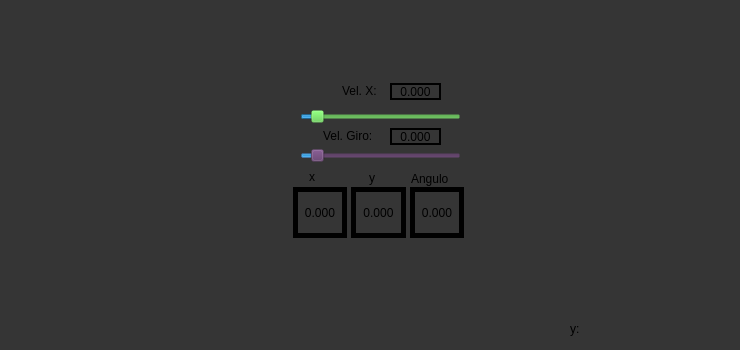
<?xml version="1.0" encoding="UTF-8"?>
<ui version="4.0">
 <class>MainWindowDesign</class>
 <widget class="QMainWindow" name="MainWindowDesign">
  <property name="geometry">
   <rect>
    <x>0</x>
    <y>0</y>
    <width>740</width>
    <height>350</height>
   </rect>
  </property>
  <property name="minimumSize">
   <size>
    <width>740</width>
    <height>350</height>
   </size>
  </property>
  <property name="maximumSize">
   <size>
    <width>740</width>
    <height>350</height>
   </size>
  </property>
  <property name="windowTitle">
   <string>QRosApp</string>
  </property>
  <property name="windowIcon">
   <iconset resource="../resources/button.qrc">
    <normaloff>:/images/joystick_play.png</normaloff>:/images/joystick_play.png</iconset>
  </property>
  <property name="styleSheet">
   <string notr="true">background-color: rgb(53, 53, 53);</string>
  </property>
  <property name="locale">
   <locale language="English" country="Australia"/>
  </property>
  <widget class="QWidget" name="centralwidget">
   <widget class="QLabel" name="label">
    <property name="geometry">
     <rect>
      <x>309</x>
      <y>168</y>
      <width>16</width>
      <height>17</height>
     </rect>
    </property>
    <property name="styleSheet">
     <string notr="true">background-color: rgb(0, 0, 0,0);
font: 57 11pt &quot;Ubuntu&quot;;
color: rgb(0, 0, 0);</string>
    </property>
    <property name="text">
     <string>x</string>
    </property>
   </widget>
   <widget class="QLabel" name="label_2">
    <property name="geometry">
     <rect>
      <x>570</x>
      <y>320</y>
      <width>16</width>
      <height>17</height>
     </rect>
    </property>
    <property name="styleSheet">
     <string notr="true">background-color: rgb(0, 0, 0,0);
color: rgb(0, 0, 0);</string>
    </property>
    <property name="text">
     <string>y:</string>
    </property>
   </widget>
   <widget class="QLabel" name="joystick_img">
    <property name="geometry">
     <rect>
      <x>9</x>
      <y>9</y>
      <width>729</width>
      <height>343</height>
     </rect>
    </property>
    <property name="text">
     <string/>
    </property>
    <property name="pixmap">
     <pixmap resource="../resources/button.qrc">:/images/joystick_play.png</pixmap>
    </property>
    <property name="alignment">
     <set>Qt::AlignCenter</set>
    </property>
   </widget>
   <widget class="QLabel" name="label_3">
    <property name="geometry">
     <rect>
      <x>369</x>
      <y>169</y>
      <width>16</width>
      <height>17</height>
     </rect>
    </property>
    <property name="styleSheet">
     <string notr="true">background-color: rgb(0, 0, 0,0);
font: 57 11pt &quot;Ubuntu&quot;;
color: rgb(0, 0, 0);</string>
    </property>
    <property name="text">
     <string>y</string>
    </property>
   </widget>
   <widget class="QLabel" name="label_4">
    <property name="geometry">
     <rect>
      <x>411</x>
      <y>170</y>
      <width>61</width>
      <height>17</height>
     </rect>
    </property>
    <property name="styleSheet">
     <string notr="true">background-color: rgb(0, 0, 0,0);
font: 57 11pt &quot;Ubuntu&quot;;
color: rgb(0, 0, 0);</string>
    </property>
    <property name="text">
     <string>Angulo</string>
    </property>
   </widget>
   <widget class="QPushButton" name="go_forward">
    <property name="geometry">
     <rect>
      <x>144</x>
      <y>113</y>
      <width>51</width>
      <height>51</height>
     </rect>
    </property>
    <property name="autoFillBackground">
     <bool>false</bool>
    </property>
    <property name="styleSheet">
     <string notr="true">background-color: rgba(255,255,255,0);</string>
    </property>
    <property name="text">
     <string/>
    </property>
    <property name="icon">
     <iconset resource="../resources/button.qrc">
      <normaloff>:/images/logo_button_up.png</normaloff>:/images/logo_button_up.png</iconset>
    </property>
    <property name="iconSize">
     <size>
      <width>51</width>
      <height>51</height>
     </size>
    </property>
    <property name="flat">
     <bool>true</bool>
    </property>
   </widget>
   <widget class="QPushButton" name="go_right">
    <property name="geometry">
     <rect>
      <x>184</x>
      <y>154</y>
      <width>51</width>
      <height>51</height>
     </rect>
    </property>
    <property name="autoFillBackground">
     <bool>false</bool>
    </property>
    <property name="styleSheet">
     <string notr="true">background-color: rgba(255,255,255,0);</string>
    </property>
    <property name="text">
     <string/>
    </property>
    <property name="icon">
     <iconset resource="../resources/button.qrc">
      <normaloff>:/images/logo_button_right.png</normaloff>:/images/logo_button_right.png</iconset>
    </property>
    <property name="iconSize">
     <size>
      <width>51</width>
      <height>51</height>
     </size>
    </property>
    <property name="flat">
     <bool>true</bool>
    </property>
   </widget>
   <widget class="QPushButton" name="go_left">
    <property name="geometry">
     <rect>
      <x>105</x>
      <y>153</y>
      <width>51</width>
      <height>51</height>
     </rect>
    </property>
    <property name="autoFillBackground">
     <bool>false</bool>
    </property>
    <property name="styleSheet">
     <string notr="true">background-color: rgba(255,255,255,0);</string>
    </property>
    <property name="text">
     <string/>
    </property>
    <property name="icon">
     <iconset resource="../resources/button.qrc">
      <normaloff>:/images/logo_button_left.png</normaloff>:/images/logo_button_left.png</iconset>
    </property>
    <property name="iconSize">
     <size>
      <width>51</width>
      <height>51</height>
     </size>
    </property>
    <property name="flat">
     <bool>true</bool>
    </property>
   </widget>
   <widget class="QPushButton" name="go_back">
    <property name="geometry">
     <rect>
      <x>145</x>
      <y>193</y>
      <width>51</width>
      <height>51</height>
     </rect>
    </property>
    <property name="autoFillBackground">
     <bool>false</bool>
    </property>
    <property name="styleSheet">
     <string notr="true">background-color: rgba(255,255,255,0);</string>
    </property>
    <property name="text">
     <string/>
    </property>
    <property name="icon">
     <iconset resource="../resources/button.qrc">
      <normaloff>:/images/logo_button_down.png</normaloff>:/images/logo_button_down.png</iconset>
    </property>
    <property name="iconSize">
     <size>
      <width>51</width>
      <height>51</height>
     </size>
    </property>
    <property name="flat">
     <bool>true</bool>
    </property>
   </widget>
   <widget class="QLabel" name="y_label">
    <property name="geometry">
     <rect>
      <x>351</x>
      <y>187</y>
      <width>55</width>
      <height>51</height>
     </rect>
    </property>
    <property name="styleSheet">
     <string notr="true">color:rgb(0, 0, 0);
background-color: rgb(53, 53, 53);</string>
    </property>
    <property name="frameShape">
     <enum>QFrame::Box</enum>
    </property>
    <property name="lineWidth">
     <number>5</number>
    </property>
    <property name="text">
     <string>0.000</string>
    </property>
    <property name="alignment">
     <set>Qt::AlignCenter</set>
    </property>
   </widget>
   <widget class="QLabel" name="o_label">
    <property name="geometry">
     <rect>
      <x>410</x>
      <y>187</y>
      <width>54</width>
      <height>51</height>
     </rect>
    </property>
    <property name="styleSheet">
     <string notr="true">color:rgb(0, 0, 0);
background-color: rgb(53, 53, 53);</string>
    </property>
    <property name="frameShape">
     <enum>QFrame::Box</enum>
    </property>
    <property name="lineWidth">
     <number>5</number>
    </property>
    <property name="text">
     <string>0.000</string>
    </property>
    <property name="alignment">
     <set>Qt::AlignCenter</set>
    </property>
   </widget>
   <widget class="QLabel" name="x_label">
    <property name="geometry">
     <rect>
      <x>293</x>
      <y>187</y>
      <width>54</width>
      <height>51</height>
     </rect>
    </property>
    <property name="styleSheet">
     <string notr="true">color:rgb(0, 0, 0);
background-color: rgb(53, 53, 53);</string>
    </property>
    <property name="frameShape">
     <enum>QFrame::Box</enum>
    </property>
    <property name="lineWidth">
     <number>5</number>
    </property>
    <property name="text">
     <string>0.000</string>
    </property>
    <property name="alignment">
     <set>Qt::AlignCenter</set>
    </property>
   </widget>
   <widget class="QLabel" name="label_5">
    <property name="geometry">
     <rect>
      <x>342</x>
      <y>82</y>
      <width>51</width>
      <height>17</height>
     </rect>
    </property>
    <property name="styleSheet">
     <string notr="true">background-color: rgb(0, 0, 0,0);
color: rgb(0, 0, 0);</string>
    </property>
    <property name="text">
     <string>Vel. X:</string>
    </property>
   </widget>
   <widget class="QPushButton" name="pause">
    <property name="geometry">
     <rect>
      <x>145</x>
      <y>153</y>
      <width>51</width>
      <height>51</height>
     </rect>
    </property>
    <property name="autoFillBackground">
     <bool>false</bool>
    </property>
    <property name="styleSheet">
     <string notr="true">background-color: rgba(255,255,255,0);</string>
    </property>
    <property name="text">
     <string/>
    </property>
    <property name="icon">
     <iconset resource="../resources/button.qrc">
      <normaloff>:/images/pause.png</normaloff>:/images/pause.png</iconset>
    </property>
    <property name="iconSize">
     <size>
      <width>42</width>
      <height>42</height>
     </size>
    </property>
    <property name="flat">
     <bool>true</bool>
    </property>
   </widget>
   <widget class="QSlider" name="x_speed">
    <property name="geometry">
     <rect>
      <x>300</x>
      <y>102</y>
      <width>161</width>
      <height>21</height>
     </rect>
    </property>
    <property name="cursor">
     <cursorShape>ArrowCursor</cursorShape>
    </property>
    <property name="styleSheet">
     <string notr="true">color: rgb(78, 154, 6);
background-color: rgba(79, 191, 64, 0);
selection-color: rgb(78, 154, 6);</string>
    </property>
    <property name="maximum">
     <number>30</number>
    </property>
    <property name="singleStep">
     <number>1</number>
    </property>
    <property name="pageStep">
     <number>10</number>
    </property>
    <property name="value">
     <number>2</number>
    </property>
    <property name="sliderPosition">
     <number>2</number>
    </property>
    <property name="orientation">
     <enum>Qt::Horizontal</enum>
    </property>
    <property name="tickPosition">
     <enum>QSlider::TicksAbove</enum>
    </property>
    <property name="tickInterval">
     <number>10</number>
    </property>
   </widget>
   <widget class="QLabel" name="label_6">
    <property name="geometry">
     <rect>
      <x>323</x>
      <y>127</y>
      <width>71</width>
      <height>17</height>
     </rect>
    </property>
    <property name="styleSheet">
     <string notr="true">background-color: rgb(0, 0, 0,0);
color: rgb(0, 0, 0);</string>
    </property>
    <property name="text">
     <string>Vel. Giro:</string>
    </property>
   </widget>
   <widget class="QSlider" name="a_speed">
    <property name="geometry">
     <rect>
      <x>300</x>
      <y>141</y>
      <width>161</width>
      <height>21</height>
     </rect>
    </property>
    <property name="cursor">
     <cursorShape>ArrowCursor</cursorShape>
    </property>
    <property name="styleSheet">
     <string notr="true">color: rgb(78, 154, 6);
background-color: rgb(92, 53, 102,0);</string>
    </property>
    <property name="maximum">
     <number>30</number>
    </property>
    <property name="singleStep">
     <number>1</number>
    </property>
    <property name="pageStep">
     <number>10</number>
    </property>
    <property name="value">
     <number>2</number>
    </property>
    <property name="orientation">
     <enum>Qt::Horizontal</enum>
    </property>
    <property name="tickPosition">
     <enum>QSlider::TicksAbove</enum>
    </property>
    <property name="tickInterval">
     <number>10</number>
    </property>
   </widget>
   <widget class="QLabel" name="show_x_speed">
    <property name="geometry">
     <rect>
      <x>390</x>
      <y>83</y>
      <width>51</width>
      <height>17</height>
     </rect>
    </property>
    <property name="styleSheet">
     <string notr="true">color:rgb(0, 0, 0);
background-color: rgb(53, 53, 53);</string>
    </property>
    <property name="frameShape">
     <enum>QFrame::Box</enum>
    </property>
    <property name="lineWidth">
     <number>2</number>
    </property>
    <property name="text">
     <string>0.000</string>
    </property>
    <property name="alignment">
     <set>Qt::AlignCenter</set>
    </property>
   </widget>
   <widget class="QLabel" name="show_a_speed">
    <property name="geometry">
     <rect>
      <x>390</x>
      <y>128</y>
      <width>51</width>
      <height>17</height>
     </rect>
    </property>
    <property name="styleSheet">
     <string notr="true">color:rgb(0, 0, 0);
background-color: rgb(53, 53, 53);</string>
    </property>
    <property name="frameShape">
     <enum>QFrame::Box</enum>
    </property>
    <property name="lineWidth">
     <number>2</number>
    </property>
    <property name="text">
     <string>0.000</string>
    </property>
    <property name="alignment">
     <set>Qt::AlignCenter</set>
    </property>
   </widget>
   <widget class="QLabel" name="rosOK">
    <property name="geometry">
     <rect>
      <x>356</x>
      <y>34</y>
      <width>41</width>
      <height>31</height>
     </rect>
    </property>
    <property name="styleSheet">
     <string notr="true">background-color: rgba(255,255,255,0);</string>
    </property>
    <property name="text">
     <string/>
    </property>
    <property name="pixmap">
     <pixmap resource="../resources/button.qrc">:/images/roscoreOK.png</pixmap>
    </property>
    <property name="scaledContents">
     <bool>true</bool>
    </property>
   </widget>
   <widget class="QLabel" name="rosBAD">
    <property name="geometry">
     <rect>
      <x>356</x>
      <y>34</y>
      <width>41</width>
      <height>31</height>
     </rect>
    </property>
    <property name="styleSheet">
     <string notr="true">background-color: rgba(255,255,255,0);</string>
    </property>
    <property name="text">
     <string/>
    </property>
    <property name="pixmap">
     <pixmap resource="../resources/button.qrc">:/images/roscoreBAD.png</pixmap>
    </property>
    <property name="scaledContents">
     <bool>true</bool>
    </property>
   </widget>
   <zorder>joystick_img</zorder>
   <zorder>label</zorder>
   <zorder>label_2</zorder>
   <zorder>label_3</zorder>
   <zorder>label_4</zorder>
   <zorder>go_forward</zorder>
   <zorder>go_right</zorder>
   <zorder>go_left</zorder>
   <zorder>go_back</zorder>
   <zorder>y_label</zorder>
   <zorder>o_label</zorder>
   <zorder>x_label</zorder>
   <zorder>label_5</zorder>
   <zorder>pause</zorder>
   <zorder>x_speed</zorder>
   <zorder>label_6</zorder>
   <zorder>a_speed</zorder>
   <zorder>show_x_speed</zorder>
   <zorder>show_a_speed</zorder>
   <zorder>rosOK</zorder>
   <zorder>rosBAD</zorder>
  </widget>
  <action name="action_Quit">
   <property name="text">
    <string>&amp;Quit</string>
   </property>
   <property name="shortcut">
    <string>Ctrl+Q</string>
   </property>
   <property name="shortcutContext">
    <enum>Qt::ApplicationShortcut</enum>
   </property>
  </action>
  <action name="action_Preferences">
   <property name="text">
    <string>&amp;Preferences</string>
   </property>
  </action>
  <action name="actionAbout">
   <property name="text">
    <string>&amp;About</string>
   </property>
  </action>
  <action name="actionAbout_Qt">
   <property name="text">
    <string>About &amp;Qt</string>
   </property>
  </action>
 </widget>
 <tabstops>
  <tabstop>pause</tabstop>
  <tabstop>go_forward</tabstop>
  <tabstop>go_back</tabstop>
  <tabstop>go_left</tabstop>
  <tabstop>go_right</tabstop>
 </tabstops>
 <resources>
  <include location="../resources/button.qrc"/>
 </resources>
 <connections>
  <connection>
   <sender>action_Quit</sender>
   <signal>triggered()</signal>
   <receiver>MainWindowDesign</receiver>
   <slot>close()</slot>
   <hints>
    <hint type="sourcelabel">
     <x>-1</x>
     <y>-1</y>
    </hint>
    <hint type="destinationlabel">
     <x>399</x>
     <y>299</y>
    </hint>
   </hints>
  </connection>
 </connections>
</ui>
